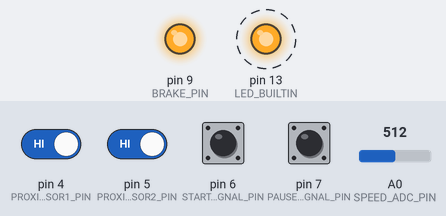
This program was run on a simulated Arduino Nano, built with avr-gcc and run on an emulated ATmega328P. Shown: output pins drawn as LEDs (lit = HIGH). Dashed ring = blinking. The test bench sets the inputs (shaded band); at power-on: pin 4 (PROXIMITY_SENSOR1_PIN), pin 5 (PROXIMITY_SENSOR2_PIN), pin 6 (START_SIGNAL_PIN), pin 7 (PAUSE_SIGNAL_PIN) HIGH, A0 (SPEED_ADC_PIN) = 512. What the program prints to the serial monitor is not drawn.

Above: at 0.9 s.
1.3 s: pin 6 (START_SIGNAL_PIN) pulled LOW for 0.15 s
4.3 s: pin 5 (PROXIMITY_SENSOR2_PIN) driven LOW
At 4.5 s:
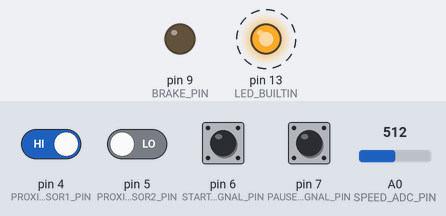
7.3 s: pin 6 (START_SIGNAL_PIN) pulled LOW for 1 s
At 7.5 s:
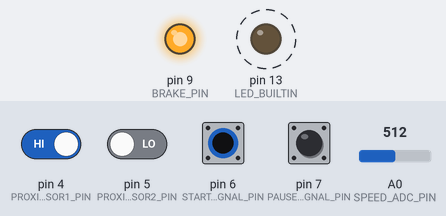
10.3 s: pin 4 (PROXIMITY_SENSOR1_PIN) driven LOW
At 10.7 s:
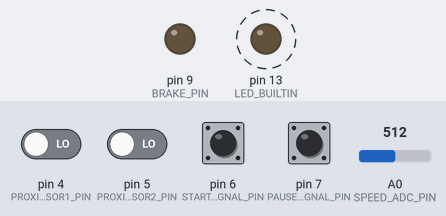
13.3 s: pin 4 (PROXIMITY_SENSOR1_PIN) driven HIGH and pin 6 (START_SIGNAL_PIN) driven LOW
At 13.7 s:
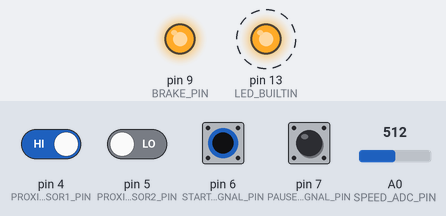
16.3 s: pin 7 (PAUSE_SIGNAL_PIN) pulled LOW for 1 s
At 16.5 s:
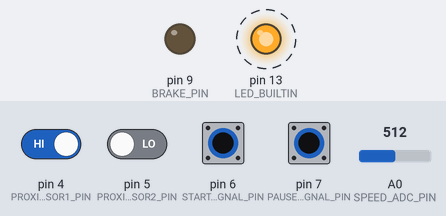
Timing chart, 0 to 20.3 s (numbered marks = the images above; inputs shaded):
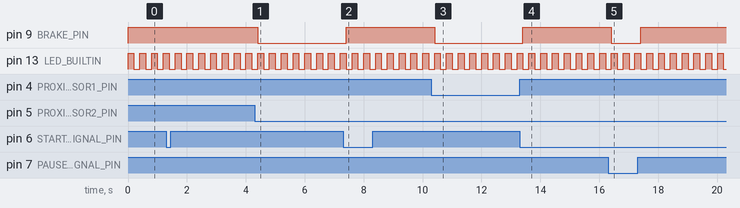

The program:

main.cpp
```cpp
// INFO:
// • This sketch uses the the Serial Software interface to communicate and send commands to the hoverboard
// • The built-in (HW) Serial interface is used for debugging and visualization. In case the debugging is not needed,
//   it is recommended to use the built-in Serial interface for full speed perfomace.
// • The data packaging includes a Start Frame, checksum, and re-syncronization capability for reliable communication
//
// The code starts with zero speed and moves towards +
//
// CONFIGURATION on the hoverboard side in config.h:
// • Option 1: Serial on Right Sensor cable (short wired cable) - recommended, since the USART3 pins are 5V tolerant.
//   #define CONTROL_SERIAL_USART3
//   #define FEEDBACK_SERIAL_USART3
//   // #define DEBUG_SERIAL_USART3
// • Option 2: Serial on Left Sensor cable (long wired cable) - use only with 3.3V devices! The USART2 pins are not 5V tolerant!
//   #define CONTROL_SERIAL_USART2
//   #define FEEDBACK_SERIAL_USART2
//   // #define DEBUG_SERIAL_USART2
// *******************************************************************

#include <Arduino.h>
//#include <SoftwareSerial.h>

// ########################## DEFINES ##########################
//#define GRADUAL_ACC
#define HOVER_SERIAL_BAUD   115200      // [-] Baud rate for HoverSerial (used to communicate with the hoverboard)
#define SERIAL_BAUD         115200      // [-] Baud rate for built-in Serial (used for the Serial Monitor)
#define START_FRAME         0xABCD     	// [-] Start frme definition for reliable serial communication
#define LOOP_PERIOD         200         // [ms] Sending time interval
#define RX_PERIOD           500         // [ms] Sending time interval
#define SPEED_MAX_TEST      300         // [-] Maximum speed for testing
#define ACC_STEP            50          // [-] Acc step
#define ACC_STEP_DELAY      100         // [-] Acc step delay
// #define DEBUG_RX                       // [-] Debug received data. Prints all bytes to serial (comment-out to disable)
#define SPEED_MAX_INPUT 1000
#define SPEED_MIN_INPUT -1000

//Pins
#define SERIAL_RX_PIN 10
#define SERIAL_TX_PIN 11
#define PROXIMITY_SENSOR1_PIN 4
#define PROXIMITY_SENSOR2_PIN 5
#define START_SIGNAL_PIN 6
#define PAUSE_SIGNAL_PIN 7
#define SPEED_ADC_PIN A0
#define BRAKE_PIN 9


typedef struct{
   uint16_t start;
   int16_t  steer;
   int16_t  speed;
   uint16_t checksum;
} SerialCommand;

typedef struct{
   uint16_t start;
   int16_t  cmd1;
   int16_t  cmd2;
   int16_t  speedR_meas;
   int16_t  speedL_meas;
   int16_t  batVoltage;
   int16_t  boardTemp;
   uint16_t cmdLed;
   uint16_t checksum;
} SerialFeedback;

//SoftwareSerial HoverSerial(SERIAL_RX_PIN,SERIAL_TX_PIN);        // RX, TX

// Global variables
uint8_t idx = 0;                        // Index for new data pointer
uint16_t bufStartFrame;                 // Buffer Start Frame
byte *p;                                // Pointer declaration for the new received data
byte incomingByte;
byte incomingBytePrev;
SerialCommand Command;
SerialFeedback Feedback;
SerialFeedback NewFeedback;
int8_t direction = 1;
int speed = 0;
uint8_t isMoving = false;
unsigned long prevTime = 0;

// ########################## SEND ##########################
void Send(int16_t uSteer, int16_t uSpeed)
{
  // Create command
  Command.start    = (uint16_t)START_FRAME;
  Command.steer    = (int16_t)uSteer;
  Command.speed    = (int16_t)uSpeed;
  Command.checksum = (uint16_t)(Command.start ^ Command.steer ^ Command.speed);

  // Write to Serial
  Serial.write((uint8_t *) &Command, sizeof(Command));
}

// ########################## RECEIVE ##########################
void Receive()
{
    // Check for new data availability in the Serial buffer
    if (Serial.available()) {
        incomingByte 	  = Serial.read();                                   // Read the incoming byte
        bufStartFrame	= ((uint16_t)(incomingByte) << 8) | incomingBytePrev;       // Construct the start frame
    }
    else {
        return;
    }

  // If DEBUG_RX is defined print all incoming bytes
#ifdef DEBUG_RX
        //Serial.print(incomingByte);
        return;
#endif

    // Copy received data
    if (bufStartFrame == START_FRAME) {	                    // Initialize if new data is detected
        p       = (byte *)&NewFeedback;
        *p++    = incomingBytePrev;
        *p++    = incomingByte;
        idx     = 2;
    } else if (idx >= 2 && idx < sizeof(SerialFeedback)) {  // Save the new received data
        *p++    = incomingByte;
        idx++;
    }

    // Check if we reached the end of the package
    if (idx == sizeof(SerialFeedback)) {
        uint16_t checksum;
        checksum = (uint16_t)(NewFeedback.start ^ NewFeedback.cmd1 ^ NewFeedback.cmd2 ^ NewFeedback.speedR_meas ^ NewFeedback.speedL_meas
                            ^ NewFeedback.batVoltage ^ NewFeedback.boardTemp ^ NewFeedback.cmdLed);

        // Check validity of the new data
        if (NewFeedback.start == START_FRAME && checksum == NewFeedback.checksum) {
            // Copy the new data
            memcpy(&Feedback, &NewFeedback, sizeof(SerialFeedback));

            // Print data to built-in Serial
            //Serial.print("1: ");   Serial.print(Feedback.cmd1);
            //Serial.print(" 2: ");  Serial.print(Feedback.cmd2);
            //Serial.print(" 3: ");  Serial.print(Feedback.speedR_meas);
            //Serial.print(" 4: ");  Serial.print(Feedback.speedL_meas);
            //Serial.print(" 5: ");  Serial.print(Feedback.batVoltage);
            //Serial.print(" 6: ");  Serial.print(Feedback.boardTemp);
            //Serial.print(" 7: ");  Serial.println(Feedback.cmdLed);
        } else {
          //Serial.println("Non-valid data skipped");
        }
        idx = 0;    // Reset the index (it prevents to enter in this if condition in the next cycle)
    }

    // Update previous states
    incomingBytePrev = incomingByte;
}

void accelerate(int targetSpeed, int direction){

  digitalWrite(BRAKE_PIN, 1);
  isMoving = true;
#ifdef GRADUAL_ACC
  int i;
  for(int i = ACC_STEP; i < targetSpeed; i+=ACC_STEP){
    Send(0,i*direction);
    delay(ACC_STEP_DELAY);
  }
#else
  Send(0,targetSpeed*direction);
#endif

}

void stop(){
  digitalWrite(BRAKE_PIN, 0);
  //Send(0,0);
  speed = 0;
  isMoving = false;
}

// ########################## SETUP ##########################
void setup()
{
  Serial.begin(SERIAL_BAUD);
  //Serial.println("Hoverboard Serial v1.0");

  //HoverSerial.begin(HOVER_SERIAL_BAUD);

  //init pins
  pinMode(LED_BUILTIN, OUTPUT);
  pinMode(BRAKE_PIN, OUTPUT);

  pinMode(PROXIMITY_SENSOR1_PIN, INPUT_PULLUP);
  pinMode(PROXIMITY_SENSOR2_PIN, INPUT_PULLUP);
  pinMode(START_SIGNAL_PIN, INPUT_PULLUP);
  pinMode(PAUSE_SIGNAL_PIN, INPUT_PULLUP);
  pinMode(SPEED_ADC_PIN, INPUT);


  digitalWrite(BRAKE_PIN, 1);

  speed = 0;

}

// ########################## LOOP ##########################

void loop(void)
{
  unsigned long timeNow = millis();

  // Check for new received data
  //if(timeNow - prevTime >= RX_PERIOD){
    Receive();
    //prevTime = timeNow;


  // Check for start signal
  if(!digitalRead(START_SIGNAL_PIN) && !isMoving){
    speed = analogRead(SPEED_ADC_PIN);//*SPEED_MAX_INPUT+1)/1024;
    if(!digitalRead(PROXIMITY_SENSOR1_PIN)){
      direction = 1;
    }
    if(!digitalRead(PROXIMITY_SENSOR2_PIN)){
      direction = -1;
    }

    //speed = 500;
    accelerate(speed, direction);
  }

  //Stop if pause signal is detected
  if(!digitalRead(PAUSE_SIGNAL_PIN) && isMoving){
    stop();
  }

  //Stop if poximity1 signal is detected
  if(!digitalRead(PROXIMITY_SENSOR1_PIN) && isMoving && direction < 0){
    stop();
  }

  //Stop if poximity2 signal is detected
  if(!digitalRead(PROXIMITY_SENSOR2_PIN) && isMoving && direction > 0){
    stop();
  }

  Send(0,speed*direction);
  isMoving = speed > 0;


  // Blink the LED
  digitalWrite(LED_BUILTIN, !digitalRead(LED_BUILTIN));
  delay(LOOP_PERIOD);
}

// ########################## END ##########################
```

Measured:
- after the input at 4.3 s, pin 9 (BRAKE_PIN): HIGH → LOW after 0.10 s
- after the input at 7.3 s, pin 9 (BRAKE_PIN): LOW → HIGH after 0.10 s
- after the input at 10.3 s, pin 9 (BRAKE_PIN): HIGH → LOW after 0.11 s
- after the input at 13.3 s, pin 9 (BRAKE_PIN): LOW → HIGH after 0.11 s
- after the input at 16.3 s, pin 9 (BRAKE_PIN): HIGH → LOW after 0.11 s, → HIGH 1.0 s later
- by itself, pin 13 (LED_BUILTIN): alternates HIGH for 0.20 s and LOW for 0.20 s
